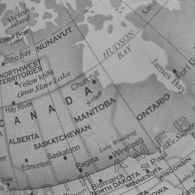
#> input picture Lab5/Trials/Globe.png, 195 x 195 px
$ python test5.py
#> lines starting #> are read from the running program, lines starting #| are printed output that depends on the picture
#> further down, image1 is the input picture: shape (195, 195); min 47, max 185, mean 146.4
import numpy as np
import math
import cv2 as cv
import matplotlib.pyplot as plt
from PIL import Image


def get_kernel_size(sigma):
    if isinstance(sigma, np.ndarray):  # Check if sigma is a numpy array (matrix)
        k_largest = 0
        sigma_with_largest_k = 0
        for i in range(len(sigma)):
            for j in range(len(sigma)):
                k = np.ceil(6 * sigma[i, j]) + 1
                if k > k_largest:
                    k_largest = k
                    sigma_with_largest_k = sigma[i, j]
        return sigma_with_largest_k, k_largest.astype(int)

    else:  # If sigma is a single value
        k = np.ceil(6 * sigma)
        return int(k)


def pad(k, image):
    h, w = image.shape[:2]
    output_image = np.zeros((h, w), dtype=np.float32)
    output_image = np.pad(image, (int((k - 1) / 2), int((k - 1) / 2)), 'constant')
    # print(output_image.shape)
    plt.imshow(output_image, 'gray')
    hp, wp = output_image.shape
    return output_image


def make_kernel(k, sigma):
    kmid = k // 2
    kernel = np.zeros((k, k), np.float32)
    if k == 1:
        return np.ones((k, k))
    for x in range(k):
        for y in range(k):
            normal = 1 / (2 * np.pi * sigma ** 2)
            exp_term = np.exp(-(x ** 2 + y ** 2) / (2 * sigma ** 2))
            kernel[x, y] = normal * exp_term
    kernel = kernel / np.sum(kernel)

    return kernel


def make_sigma_matrix(image):
    h, w = image.shape[:2]
#> h = 195; w = 195
    N = h
#> N = 195
    A = 2.0
    B = (N * N) / (2 * np.log(200))
#> B = 3588.4
    sigma_mat = np.zeros((N, N))
    for m in range(N):
        for n in range(N):
            exp_term = np.exp(-((m - (N / 2)) ** 2 + (n - (N / 2)) ** 2) / B)
            sigma = A * exp_term
            sigma_mat[m, n] = sigma
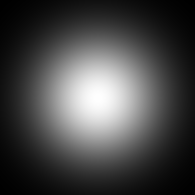
#> sigma_mat: shape (195, 195) float64; min 0.01, max 2, mean 0.568; drawn with min black and max white
    return sigma_mat


def space_invariant(sigma, image):
    h, w = image.shape[:2]
    temp_out = np.zeros((h, w))
    k = np.ceil(6 * sigma) + 1
    k_mid = k // 2
    if sigma != 0:
        gaussian_filter = make_kernel(k, sigma)
        output_image = pad(sigma, image)
        for x in range(k_mid, h + k_mid):
            for y in range(k_mid, w + k_mid):
                op = 0
                for i in range(k):
                    for j in range(k):
                        op += gaussian_filter[i, j] * output_image[x - k_mid + i, y - k_mid + j]
                temp_out[x - k_mid, y - k_mid] = op
    else:
        temp_out = image
    return temp_out


def space_variant(sigma_matrix, image):
    h, w = image.shape[:2]
#> h = 195; w = 195
    k_largest = 0
    for i in range(len(sigma_matrix)):
        for j in range(len(sigma_matrix)):
            k = np.ceil(6 * sigma_matrix[i, j]) + 1
            k = k.astype(int)
            if k > k_largest:
                k_largest = k
                sigma_with_largest_k = sigma_matrix[i, j]
#> after the loop, k_largest = 1111; sigma_with_largest_k = 185
    k_mid = k_largest // 2
#> k_mid = 555
    output_image = pad(sigma_with_largest_k, image)
#> in pad, `output_image = np.pad(image, (int((k - 1) / 2), int((k - 1) / 2)), 'co..`:
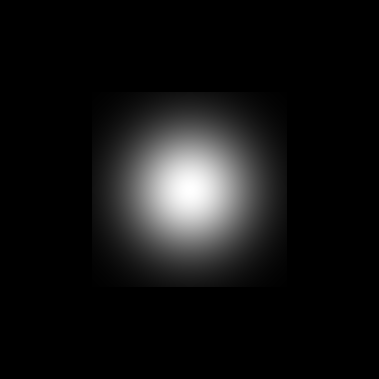
#> output_image: shape (379, 379) float64; min 0, max 2, mean 0.15; drawn with min black and max white
    h_out, w_out = output_image.shape[:2]
#> h_out = 379; w_out = 379

    # No need to pad the image here, as it will be handled within the convolution loop
    # output_image = pad(sigma_with_largest_k, image)
    # h_out, w_out = h, w  # No change in image size due to padding
    temp_out = np.zeros((h_out, w_out))
    for i in range(k_mid, h_out + k_mid):
        for j in range(k_mid, w_out + k_mid):
            sigma = sigma_matrix[i - k_mid, j - k_mid]  # Adjust index to access sigma_matrix correctly
            l= get_kernel_size(sigma)
            l_mid = l // 2
            img_patch = image[i - l_mid:i + l_mid + 1, j - l_mid:j + l_mid + 1]  # Extract image patch
            kernel = make_kernel(l, sigma)
            temp_out[i - l_mid:i + l_mid + 1, j - l_mid:j + l_mid + 1] += img_patch * kernel
#> this loop made 1 pass
#> temp_out: shape (379, 379) float64; every value is 0

    return temp_out


image1 = np.array(Image.open('Globe.png').convert("L"))
sigma_matrix = make_sigma_matrix(image1)
#> (the run stopped early here; a loop or call above may not have finished)
